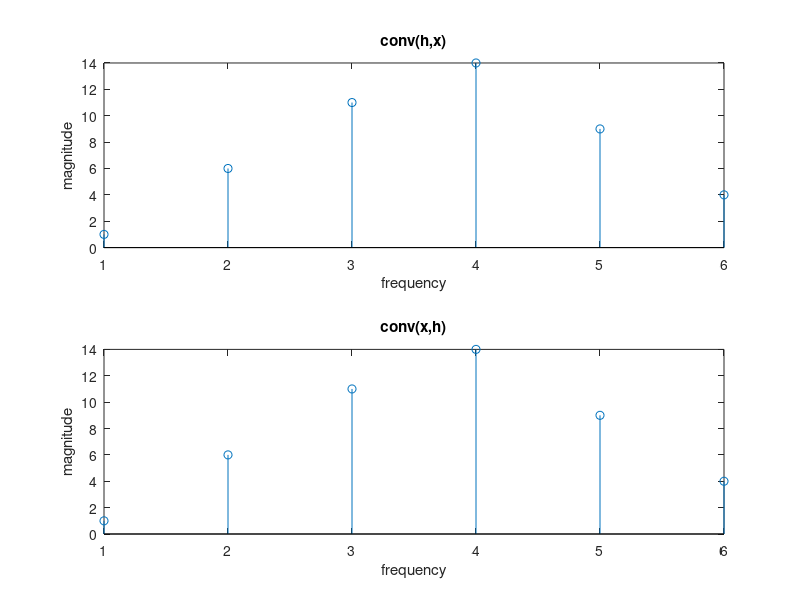

The MATLAB source for this figure:
h=[1 1 1];
x=[0.5 2];
y=[2 2 2];
subplot(2,1,1);
n=conv(h,x);
C1=conv(n,y);
stem(C1);
xlabel('frequency');
ylabel('magnitude');
title('conv(h,x)');
subplot(2,1,2);
n=conv(x,y);
C2=conv(n,h);
stem(C2);
xlabel('frequency');
ylabel('magnitude');
title('conv(x,h)');